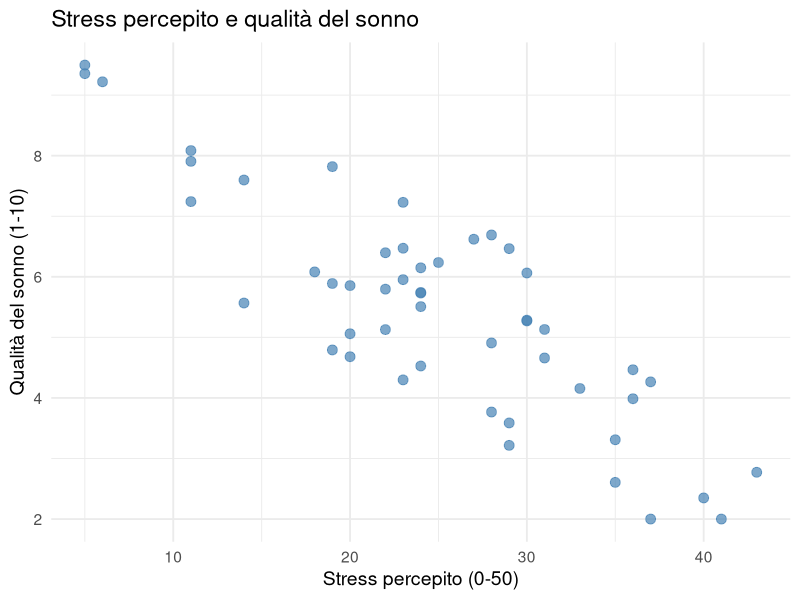
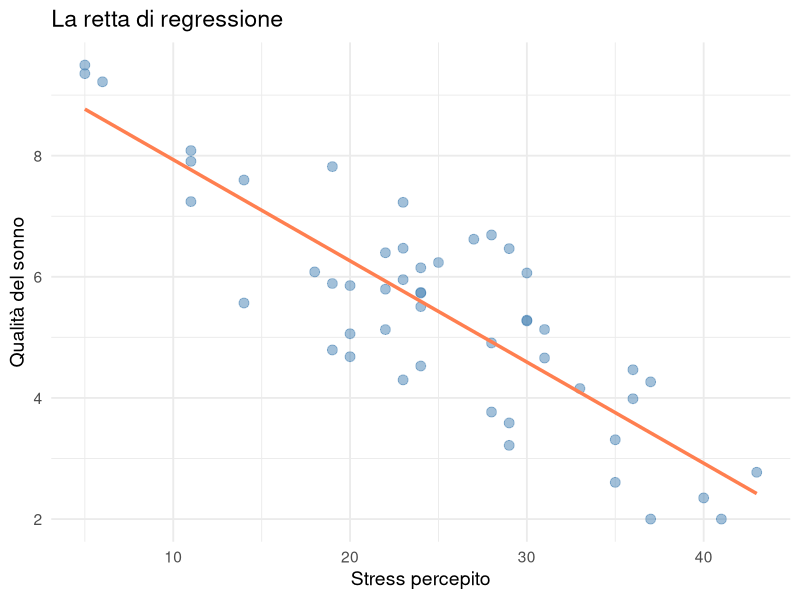
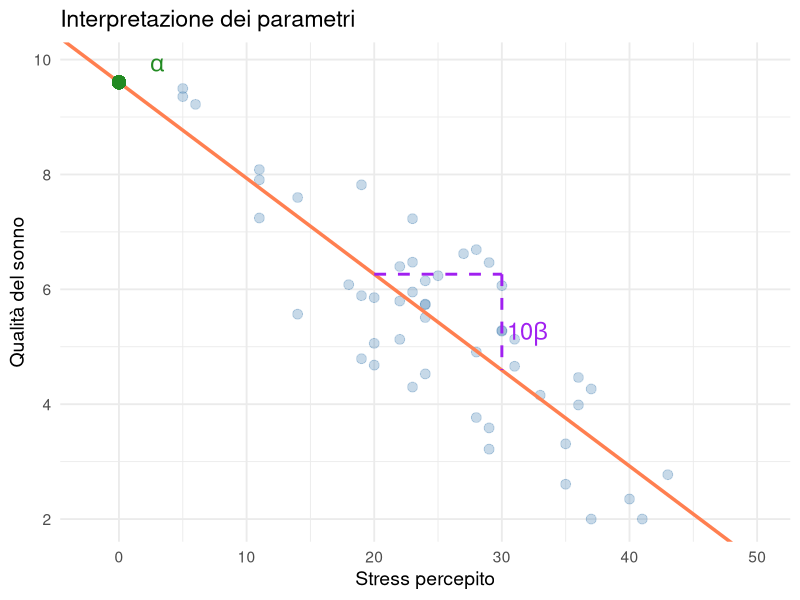
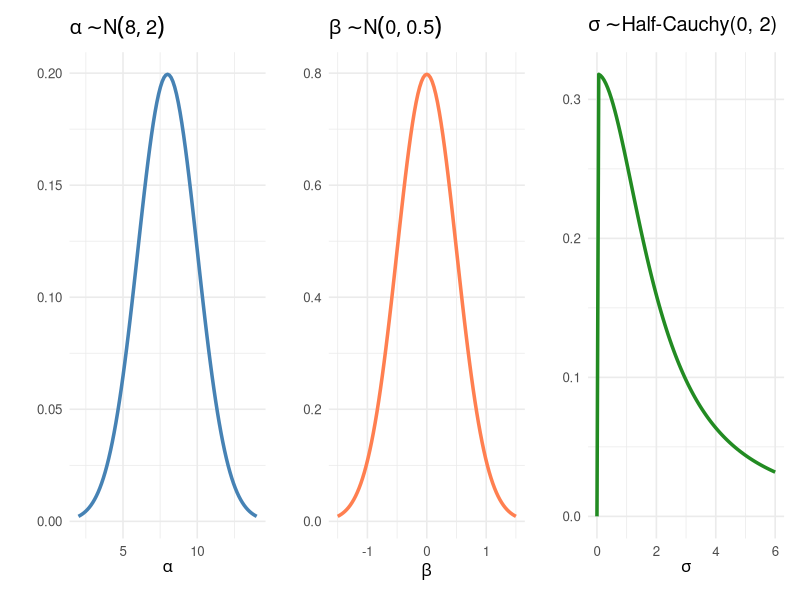

These figures' R source, in order:
## ---- chunk 1
#| echo: false
#| message: false
#| warning: false
library(ggplot2)
library(dplyr)
set.seed(42)
## ---- chunk 2
# Simuliamo dati realistici
n <- 50
stress <- round(rnorm(n, mean = 25, sd = 8))  # Scala 0-50
stress <- pmax(5, pmin(stress, 45))           # Limitiamo il range

# Relazione lineare + rumore
sonno <- 9 - 0.15 * stress + rnorm(n, 0, 1.2)
sonno <- pmax(2, pmin(sonno, 10))             # Scala 1-10

dati <- data.frame(stress = stress, sonno = sonno)
## ---- chunk 3
head(dati)
## ---- chunk 4
#| echo: false

ggplot(dati, aes(x = stress, y = sonno)) +
  geom_point(size = 3, alpha = 0.7, color = "steelblue") +
  labs(title = "Stress percepito e qualità del sonno",
       x = "Stress percepito (0-50)", 
       y = "Qualità del sonno (1-10)") +
  theme_minimal(base_size = 14)
## ---- chunk 5
#| echo: false

ggplot(dati, aes(x = stress, y = sonno)) +
  geom_point(size = 3, alpha = 0.5, color = "steelblue") +
  geom_smooth(method = "lm", se = FALSE, color = "coral", linewidth = 1.2) +
  labs(title = "La retta di regressione",
       x = "Stress percepito", y = "Qualità del sonno") +
  theme_minimal(base_size = 14)
## ---- chunk 6
#| echo: false
#| fig-height: 4.5

# Calcoliamo i coefficienti
fit_lm <- lm(sonno ~ stress, data = dati)
alpha <- coef(fit_lm)[1]
beta <- coef(fit_lm)[2]

ggplot(dati, aes(x = stress, y = sonno)) +
  geom_point(size = 3, alpha = 0.3, color = "steelblue") +
  geom_abline(intercept = alpha, slope = beta, color = "coral", linewidth = 1.2) +
  # Intercetta
  geom_point(aes(x = 0, y = alpha), size = 4, color = "forestgreen") +
  annotate("text", x = 3, y = alpha + 0.3, label = expression(alpha), 
           size = 6, color = "forestgreen") +
  # Pendenza
  annotate("segment", x = 20, xend = 30, y = alpha + beta*20, yend = alpha + beta*20,
           color = "purple", linewidth = 1, linetype = "dashed") +
  annotate("segment", x = 30, xend = 30, y = alpha + beta*20, yend = alpha + beta*30,
           color = "purple", linewidth = 1, linetype = "dashed") +
  annotate("text", x = 32, y = alpha + beta*25 - 0.2, label = expression(10 * beta), 
           size = 6, color = "purple") +
  xlim(-2, 50) +
  labs(title = "Interpretazione dei parametri",
       x = "Stress percepito", y = "Qualità del sonno") +
  theme_minimal(base_size = 14)
## ---- chunk 7
#| echo: false
#| fig-height: 4.5

library(patchwork)

# Prior per alpha
p1 <- ggplot(data.frame(x = c(2, 14)), aes(x)) +
  stat_function(fun = dnorm, args = list(mean = 8, sd = 2),
                color = "steelblue", linewidth = 1.2) +
  labs(title = expression(alpha %~% N(8, 2)), x = expression(alpha), y = "") +
  theme_minimal(base_size = 12)

# Prior per beta
p2 <- ggplot(data.frame(x = c(-1.5, 1.5)), aes(x)) +
  stat_function(fun = dnorm, args = list(mean = 0, sd = 0.5),
                color = "coral", linewidth = 1.2) +
  labs(title = expression(beta %~% N(0, 0.5)), x = expression(beta), y = "") +
  theme_minimal(base_size = 12)

# Prior per sigma (Half-Cauchy approssimata)
dcauchy_half <- function(x, scale) {
  ifelse(x > 0, 2 * dcauchy(x, 0, scale), 0)
}
p3 <- ggplot(data.frame(x = c(0, 6)), aes(x)) +
  stat_function(fun = dcauchy_half, args = list(scale = 2),
                color = "forestgreen", linewidth = 1.2) +
  labs(title = expression(sigma %~% "Half-Cauchy(0, 2)"), x = expression(sigma), y = "") +
  theme_minimal(base_size = 12)

p1 + p2 + p3
## ---- chunk 8
# Centriamo lo stress
dati$stress_c <- dati$stress - mean(dati$stress)

# Verifichiamo
cat("Media dello stress originale:", round(mean(dati$stress), 1), "\n")
cat("Media dello stress centrato:", round(mean(dati$stress_c), 4), "\n")
## ---- chunk 9
# Standardizziamo
dati$stress_z <- scale(dati$stress)[,1]
dati$sonno_z <- scale(dati$sonno)[,1]

# Regressione sui dati standardizzati
fit_z <- lm(sonno_z ~ stress_z, data = dati)
cat("Beta standardizzato:", round(coef(fit_z)[2], 3), "\n")
